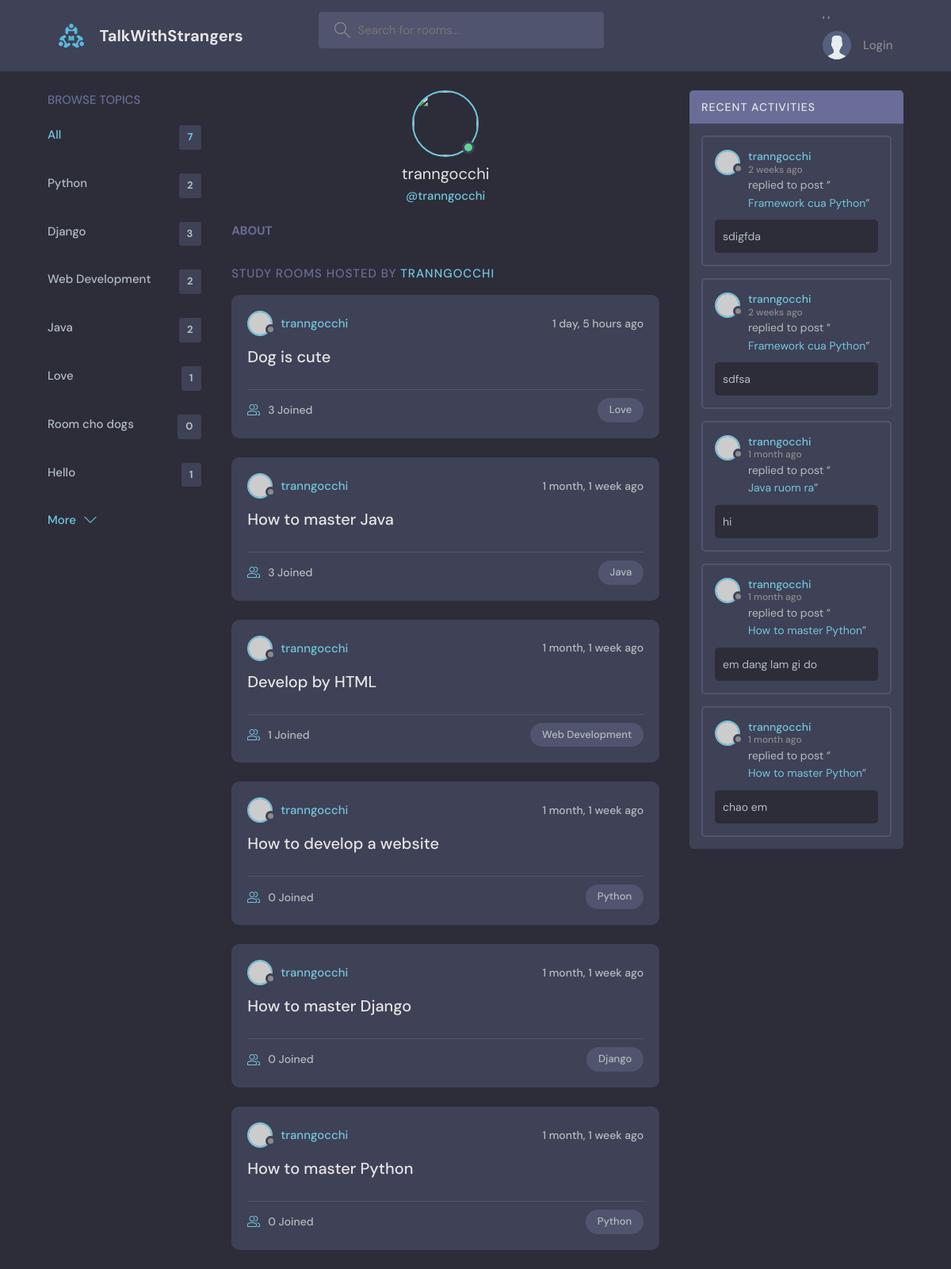
Page /profile/1/ on the committed database.
### base/models.py (models this page shows, shortened)
class Topic(models.Model):
    name = models.CharField(max_length=200)

class Room(models.Model):
    host = models.ForeignKey(User, on_delete=models.SET_NULL, null=True)
    topic = models.ForeignKey(Topic, on_delete=models.SET_NULL, null=True)
    name = models.CharField(max_length=200)
    description = models.TextField(null=True, blank=True)
    participants = models.ManyToManyField(User, related_name='participants', blank=True)
    updated = models.DateTimeField(auto_now=True)
    created = models.DateTimeField(auto_now_add=True)
    class Meta:
        ordering = ['-updated', '-created']
    def __str__(self):
        return self.name

class Message(models.Model):
    user = models.ForeignKey(User, on_delete=models.CASCADE)
    room = models.ForeignKey(Room, on_delete=models.CASCADE)
    body = models.TextField()
    updated = models.DateTimeField(auto_now=True)
    created = models.DateTimeField(auto_now_add=True)
    class Meta:
        ordering = ['-updated', '-created']

### base/views.py (the view)
# urls.py: path('profile/<str:pk>/', views.userProfile, name='user-profile'),
def userProfile(request, pk):
    user = User.objects.get(id=pk)
    rooms = user.room_set.all()
    room_messages = user.message_set.all()
    topics = Topic.objects.all()
    context = {'user': user, 'rooms': rooms , 'room_messages': room_messages, 'topics': topics}
    return render(request, 'base/profile.html', context)

### base/templates/base/profile.html (shortened to what this page needs)
{% extends 'main.html' %}
{% block content %}
<main class="profile-page layout layout--3">
  <div class="container">
    {% include 'base/topics_component.html' %}
    <div class="roomList">
      <div class="profile">
        <div class="profile__avatar">
          <div class="avatar avatar--large active">
            <img src="{{user.avatar.url}}" />
          </div>
        </div>
        <div class="profile__info">
          <h3>{{user.username}}</h3>
          <p>@{{user.username}}</p>
        </div>
        <div class="profile__about">
          <h3>About</h3>
        </div>
      </div>
      <div class="roomList__header">
        <div>
          <h2>Study Rooms Hosted by <a>{{user.username}}</a>
          </h2>
        </div>
      </div>
      {% include 'base/feed_component.html' %}
    </div>
    {% include 'base/activity_component.html' %}
  </div>
</main>
{% endblock content %}

### templates/main.html (shortened to what this page needs)
{% load static %}
<!DOCTYPE html>
<html lang="en">
  <head>
    <link rel="stylesheet" href="{% static 'styles/style.css' %}" />
  </head>
  <body>
    {% include 'navbar.html' %}
    {% block content %}{% endblock content %}
  </body>
</html>

### templates/navbar.html (shortened to what this page needs)
{% load static %}
<header class="header header--loggedIn">
    <div class="container">
      <a href="{% url 'home' %}" class="header__logo">
        <img src="{% static 'images/logo.svg' %}" />
        <h1>TalkWithStrangers</h1>
      </a>
      <form class="header__search" method="GET" action="{% url 'home' %}">
        <label>
          <input name="q" placeholder="Search for rooms..." />
        </label>
      </form>
      <nav class="header__menu">
'
        '
        {% if request.user.is_authenticated %}
        <div class="header__user">
          <a href="{% url 'update-user' %}">
            <div class="avatar avatar--medium active">
              <img src="https://randomuser.me/api/portraits/men/37.jpg" />
            </div>
            <p>{{request.user.username}}<span>{{request.user.username}}</span></p>
          </a>
          <button class="dropdown-button">
            <svg version="1.1" xmlns="http://www.w3.org/2000/svg" width="32" height="32" viewBox="0 0 32 32">
              <title>chevron-down</title>
              <path d="M16 21l-13-13h-3l16 16 16-16h-3l-13 13z"></path>
            </svg>
          </button>
        </div>
        {% else %}
        <a href="{% url 'login' %}">
          <img src="{% static 'images/avatar.svg' %}" />
          <p>Login</p>
        </a>
        {% endif %}
      </nav>
    </div>
  </header>

### base/templates/base/topics_component.html
<div class="topics">
    <div class="topics__header">
      <h2>Browse Topics</h2>
    </div>
    <ul class="topics__list">
      <li>
        <a href="{% url 'home' %}" class="active">All <span>{{topics.count}}</span></a>
      </li>
      {% for topic in topics %}
      <li>
        <a href="{% url 'home' %}?q={{topic.name}}">{{topic.name}} <span>{{topic.room_set.all.count}}</span></a>
      </li>
      {% endfor %}
    </ul>
    <a class="btn btn--link" href="topics.html">
      More
      <svg version="1.1" xmlns="http://www.w3.org/2000/svg" width="32" height="32" viewBox="0 0 32 32">
        <title>chevron-down</title>
        <path d="M16 21l-13-13h-3l16 16 16-16h-3l-13 13z"></path>
      </svg>
    </a>
  </div>

### base/templates/base/feed_component.html (shortened to what this page needs)
{% for room in rooms %}
<div class="roomListRoom">
    <div class="roomListRoom__header">
      <a href="{% url 'user-profile' room.host.id %}" class="roomListRoom__author">
        <div class="avatar avatar--small">
          <img src="https://randomuser.me/api/portraits/women/11.jpg" />
        </div>
        <span>{{room.host.username}}</span>
      </a>
      <div class="roomListRoom__actions">
        <span>{{room.created|timesince}} ago</span>
      </div>
    </div>
    <div class="roomListRoom__content">
      <a href="{% url 'room' room.id %}">{{room.name}}</a>
    </div>
    <div class="roomListRoom__meta">
      <a href="{% url 'room' room.id %}" class="roomListRoom__joined">
        {{room.participants.all.count}} Joined
      </a>
      <p class="roomListRoom__topic">{{room.topic.name}}</p>
    </div>
  </div>
  {% endfor %}

### base/templates/base/activity_component.html (shortened to what this page needs)
<div class="activities">
    <div class="activities__header">
      <h2>Recent Activities</h2>
    </div>
    {% for message in room_messages %}
    <div class="activities__box">
      <div class="activities__boxHeader roomListRoom__header">
        <a href="{% url 'user-profile' message.user.id %}" class="roomListRoom__author">
          <div class="avatar avatar--small">
            <img src="https://randomuser.me/api/portraits/women/11.jpg" />
          </div>
          <p>
            {{message.user}}
            <span>{{message.created|timesince}} ago</span>
          </p>
        </a>
      </div>
      <div class="activities__boxContent">
          <p>replied to post “<a href="{% url 'room' message.room.id %}">{{message.room}}</a>”</p>
          <div class="activities__boxRoomContent">
              {{message.body}}
          </div>
      </div>
    </div>
    {% endfor %}
  </div>

### rows in the picture
Topic: name "Python", room_set.all.count "2"
Topic: name "Django", room_set.all.count "3"
Topic: name "Web Development", room_set.all.count "2"
Topic: name "Java", room_set.all.count "2"
Topic: name "Love", room_set.all.count "1"
Topic: name "Room cho dogs", room_set.all.count "0"
Topic: name "Hello", room_set.all.count "1"
Room: host.username "tranngocchi", created "1 day, 5 hours", name "Dog is cute", participants.all.count "3", topic.name "Love"
Room: host.username "tranngocchi", created "1 month, 1 week", name "How to master Java", participants.all.count "3", topic.name "Java"
Room: host.username "tranngocchi", created "1 month, 1 week", name "Develop by HTML", participants.all.count "1", topic.name "Web Development"
Room: host.username "tranngocchi", created "1 month, 1 week", name "How to develop a website", participants.all.count "0", topic.name "Python"
Room: host.username "tranngocchi", created "1 month, 1 week", name "How to master Django", participants.all.count "0", topic.name "Django"
Room: host.username "tranngocchi", created "1 month, 1 week", name "How to master Python", participants.all.count "0", topic.name "Python"
Message: user "tranngocchi", created "2 weeks", room "Framework cua Python", body "sdigfda"
Message: user "tranngocchi", created "2 weeks", room "Framework cua Python", body "sdfsa"
Message: user "tranngocchi", created "1 month", room "Java ruom ra", body "hi"
Message: user "tranngocchi", created "1 month", room "How to master Python", body "em dang lam gi do"
Message: user "tranngocchi", created "1 month", room "How to master Python", body "chao em"

### other values in the picture
{{ topics.count }} "7"
{{ user.username }} "tranngocchi"
{{ user.username }} "TRANNGOCCHI"
